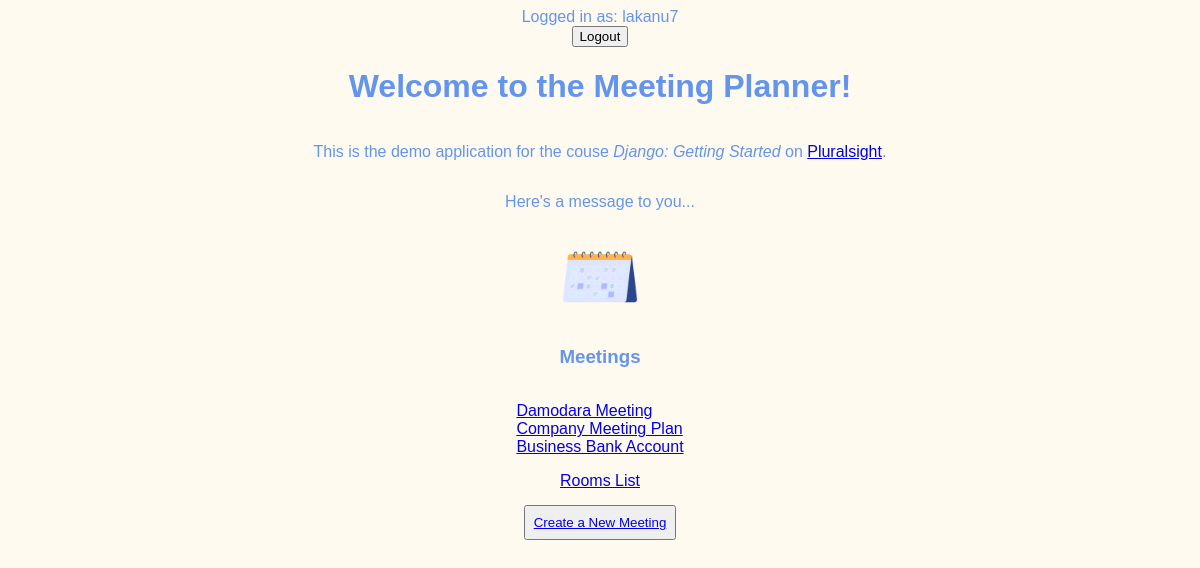
Screenshot of / (signed in) with the database file from the repository.
### meetings/models.py (models this page shows, shortened)
class Meeting(models.Model):
    title = models.CharField(max_length=200)
    date = models.DateField()
    start_time = models.TimeField(default=time(9))
    duration = models.IntegerField(default=1)
    room = models.ForeignKey(Room, on_delete=models.CASCADE) #Creates a ForeignKey relation from the Meeting class to the Room Class. This field will hold the ID of the room object that this meeting references. If this room is deleted, then all meetings for that room will also be deleted.
    participants = models.ManyToManyField(get_user_model())

### website/views.py (the view)
# urls.py: path('', welcome, name="welcome"),
def welcome(request):
    if request.user.is_authenticated:
        context = {"message": "Here's a message to you...",
                                                    "meetings": Meeting.objects.filter(participants__exact=request.user.id)}
    else:
        context = {}
    return render(request, "website/welcome.html", context)

### templates/website/welcome.html (shortened to what this page needs)
{% extends "base.html" %}
{% load static %}
{% block content %}
    <h1>Welcome to the Meeting Planner!</h1>
    <p>
        This is the demo application for the couse
        <em>Django: Getting Started</em>
        on <a target="_blank" href="https://www.pluralsight.com">
        Pluralsight</a>.
    </p>
    <p>
        {{message}}
    </p>
    <img src="{% static 'website/calendar.png' %}" width="100px" alt="Image of a Calendar">
    {% if not user.is_authenticated %}
    <h3>Login To View Your Meetings</h3>
    {% elif user.is_authenticated %}
    <h3>Meetings</h3>
    <ul>
        {% for meeting in meetings %}
        <li>
            <a href="{% url 'detail' meeting.id %}">{{ meeting.title }}</a>
        </li>
        {% endfor %}
    </ul>
    <a href="{% url 'rooms' %}">Rooms List</a>
    <button style="margin:15px; padding: 8px;"><a href="{% url 'new' %}">Create a New Meeting</a></button>
    {% endif %}
{% endblock %}

### templates/base.html (shortened to what this page needs)
{% load static %}
<!DOCTYPE html>
<html lang="en">
<head>
    <link rel="stylesheet" href="{% static 'website/style.css' %}">
</head>
<body>
    {% if user.is_authenticated %}
        Logged in as: {{ user.get_username }}
    <form method="post" action="{% url 'logout' %}" >
        <button type="submit">Logout</button>
    </form>
    {% else %}
    <a href="{% url 'login' %}">Login</a>
    {% endif %}
    {% block content %}
    {% endblock %}
</body>
</html>

### website/static/website/style.css (style rules this page uses)
body { font-family: sans-serif; color: cornflowerblue; background-color: floralwhite; display: flex; flex-direction: column; align-items: center; }
ul { list-style: none; padding: 0; }

### rows the page displays
Meeting: title "Damodara Meeting"
Meeting: title "Company Meeting Plan"
Meeting: title "Business Bank Account"

### other values shown
{{ user.get_username }} "lakanu7"
{{ message }} "Here's a message to you..."
